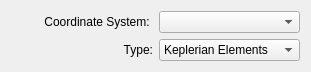
     <widget class="QWidget" name="gridLayoutWidget_2">
      <property name="geometry">
       <rect>
        <x>5</x>
        <y>25</y>
        <width>311</width>
        <height>56</height>
       </rect>
      </property>
      <layout class="QGridLayout" name="gridLayout_2">
       <item row="0" column="0">
        <widget class="QLabel" name="CoordSystlabel">
         <property name="text">
          <string>Coordinate System: </string>
         </property>
         <property name="alignment">
          <set>Qt::AlignRight|Qt::AlignTrailing|Qt::AlignVCenter</set>
         </property>
        </widget>
       </item>
       <item row="1" column="0">
        <widget class="QLabel" name="InitialStateTypeLabel">
         <property name="text">
          <string>Type:</string>
         </property>
         <property name="alignment">
          <set>Qt::AlignRight|Qt::AlignTrailing|Qt::AlignVCenter</set>
         </property>
        </widget>
       </item>
       <item row="0" column="1">
        <widget class="QComboBox" name="CoordSystemComboBox">
         <property name="toolTip">
          <string>Coordinate system in which the initial orbital vector will be given</string>
         </property>
        </widget>
       </item>
       <item row="1" column="1">
        <widget class="QComboBox" name="InitialStateComboBox">
         <property name="toolTip">
          <string>Type of initial orbital vector</string>
         </property>
         <item>
          <property name="text">
           <string>Keplerian Elements</string>
          </property>
         </item>
         <item>
          <property name="text">
           <string>State Vector</string>
          </property>
         </item>
         <item>
          <property name="text">
           <string>Two-Line Elements</string>
          </property>
         </item>
        </widget>
       </item>
      </layout>
     </widget>
